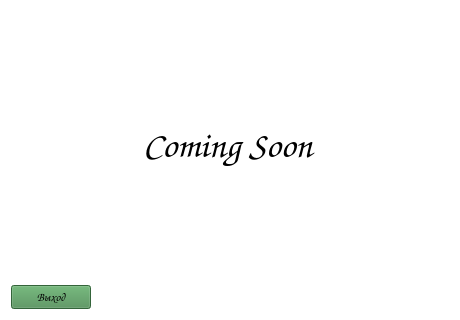
<?xml version="1.0" encoding="UTF-8"?>
<ui version="4.0">
 <class>Form</class>
 <widget class="QWidget" name="Form">
  <property name="windowModality">
   <enum>Qt::ApplicationModal</enum>
  </property>
  <property name="geometry">
   <rect>
    <x>0</x>
    <y>0</y>
    <width>460</width>
    <height>320</height>
   </rect>
  </property>
  <property name="minimumSize">
   <size>
    <width>460</width>
    <height>320</height>
   </size>
  </property>
  <property name="maximumSize">
   <size>
    <width>460</width>
    <height>320</height>
   </size>
  </property>
  <property name="windowTitle">
   <string>Form</string>
  </property>
  <property name="styleSheet">
   <string notr="true">background-color: rgb(255, 255, 255);</string>
  </property>
  <property name="windowFilePath">
   <string/>
  </property>
  <layout class="QVBoxLayout" name="verticalLayout_2">
   <item>
    <layout class="QVBoxLayout" name="verticalLayout">
     <item alignment="Qt::AlignHCenter|Qt::AlignVCenter">
      <widget class="QLabel" name="label">
       <property name="font">
        <font>
         <family>Comic Sans MS</family>
         <pointsize>28</pointsize>
        </font>
       </property>
       <property name="styleSheet">
        <string notr="true"/>
       </property>
       <property name="text">
        <string>Coming Soon</string>
       </property>
      </widget>
     </item>
     <item alignment="Qt::AlignLeft">
      <widget class="QPushButton" name="btn_exit">
       <property name="maximumSize">
        <size>
         <width>300</width>
         <height>16777215</height>
        </size>
       </property>
       <property name="font">
        <font>
         <family>Comic Sans MS</family>
        </font>
       </property>
       <property name="styleSheet">
        <string notr="true">background-color: rgb(73, 140, 81);</string>
       </property>
       <property name="text">
        <string>Выход</string>
       </property>
      </widget>
     </item>
    </layout>
   </item>
  </layout>
 </widget>
 <resources/>
 <connections/>
</ui>
